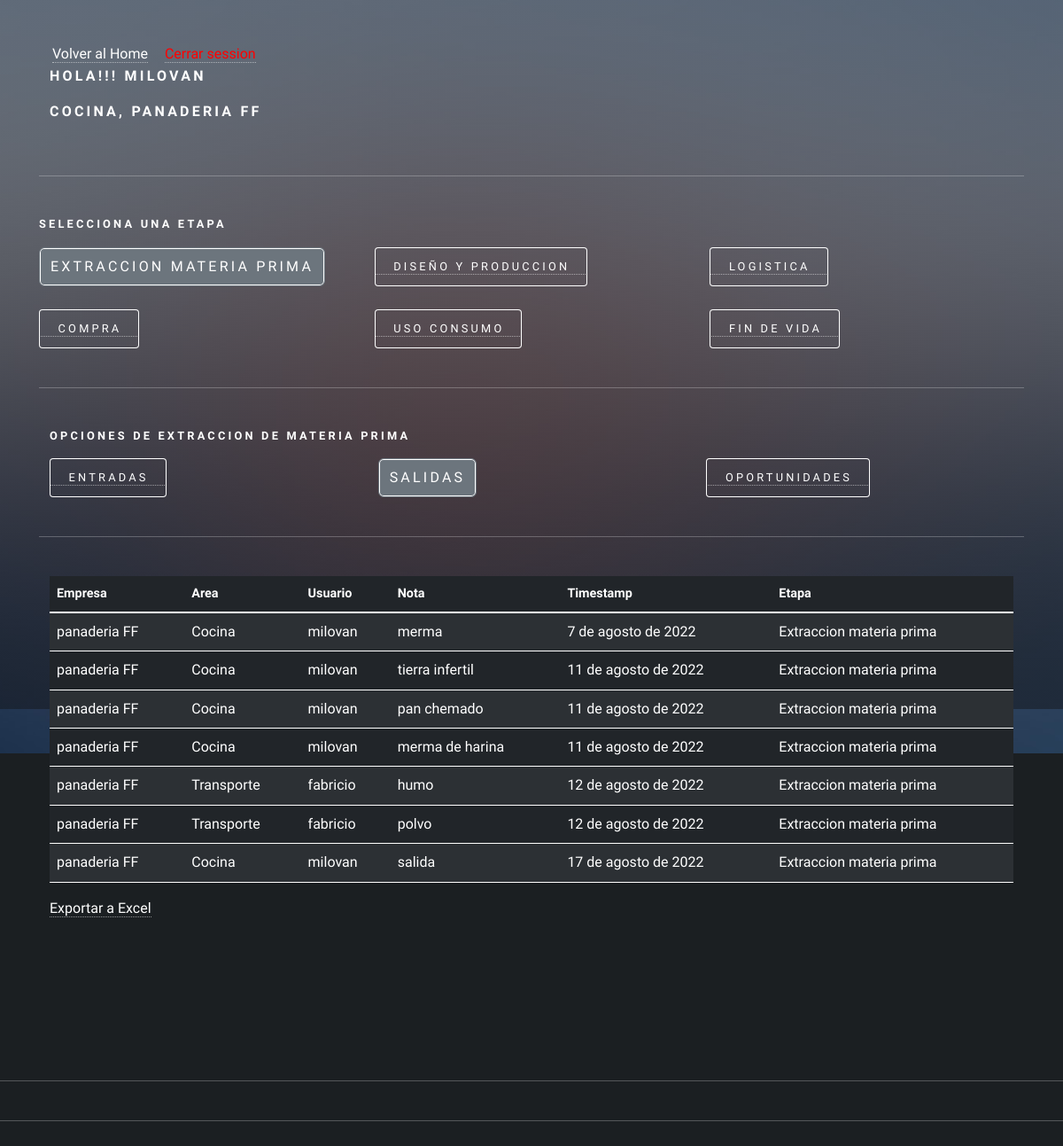
Page /administrador/salidas_extraccion (signed in) on the earlier database version.
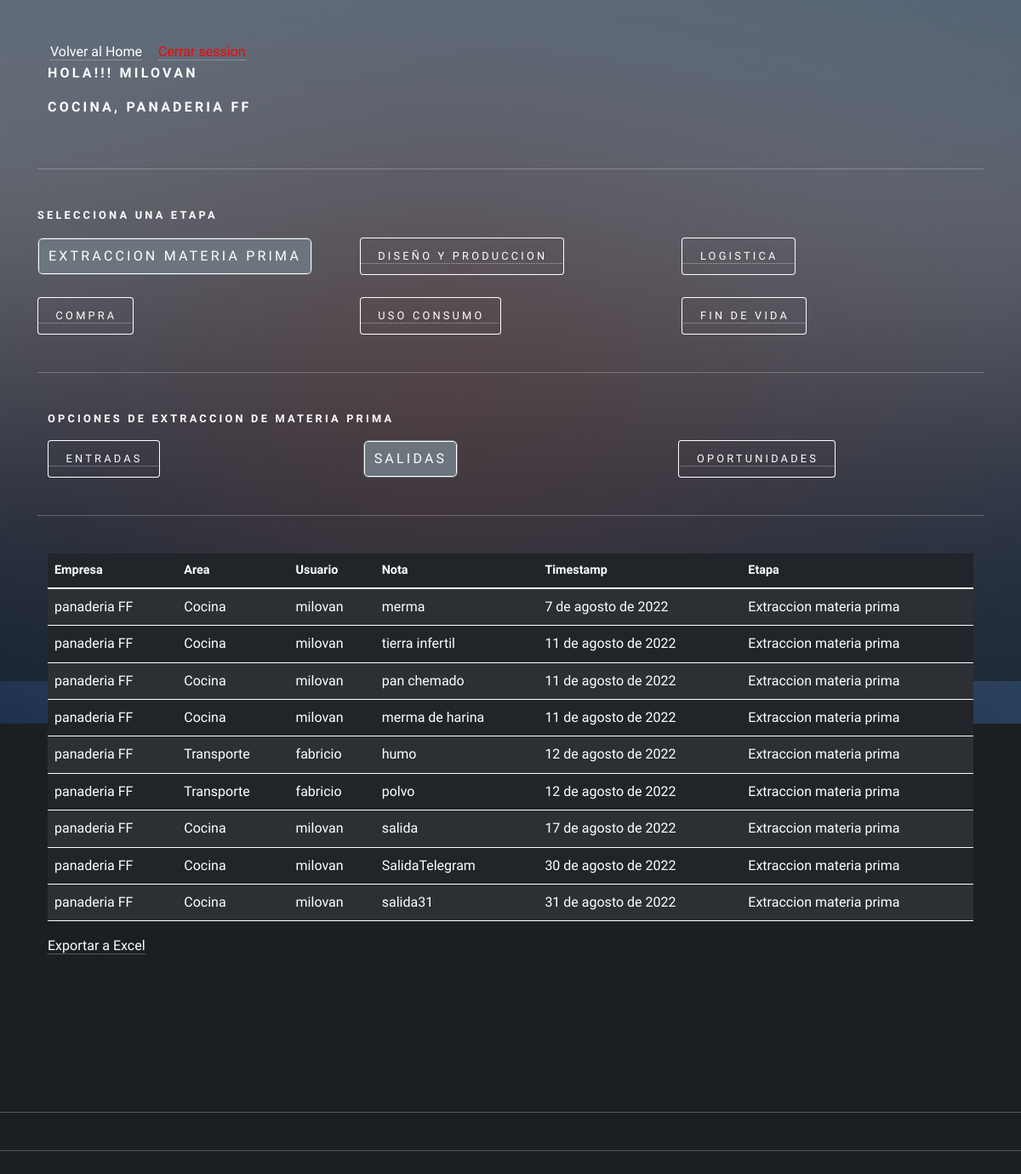
Same page on the later database version.
### app/models.py (models this page shows, shortened)
class RegistroTrabajador(models.Model):
    id_registro = models.AutoField(primary_key=True)
    id_usuario = models.ForeignKey(Usuario, on_delete=models.CASCADE)
    descripcion = models.TextField(max_length=160)
    id_area = models.ForeignKey(AreaEmpresa, on_delete=models.CASCADE)

class AreaEmpresa(models.Model):
    id_area = models.AutoField(primary_key=True)
    nombre  = models.CharField(max_length=20)
    productos = models.CharField(max_length=50)
    id_empresa = models.ForeignKey(Empresa, on_delete=models.CASCADE)
    def nombre_area(self):
        return "{}, {}". format(self.nombre, self.id_empresa)
    def __str__(self):
        return self.nombre_area()

class Empresa(models.Model):
    id_empresa = models.AutoField(primary_key=True)
    nombre  = models.CharField(max_length=20)
    def __str__(self):
        return self.nombre

class Salida(models.Model):
    id_salida = models.AutoField(primary_key=True)
    nombre  = models.CharField(max_length=50)
    fecha =  models.DateField(auto_now_add=True)
    etapa = models.ForeignKey(Etapa, on_delete=models.CASCADE)
    usuario =models.ForeignKey(Usuario, on_delete=models.CASCADE)
    id_area = models.ForeignKey(AreaEmpresa, on_delete=models.CASCADE)

class Etapa(models.Model):
    id_etapa = models.AutoField(primary_key=True)
    nombre  = models.CharField(max_length=50)
    fecha_inicio  = models.DateField()
    fecha_termino  = models.DateField()
    area = models.ForeignKey(AreaEmpresa, on_delete=models.CASCADE)
    ciclo = models.ForeignKey(CicloArea, on_delete=models.CASCADE)
    activo = models.BooleanField()
    def __str__(self):
        return self.nombre

### user/models.py (models this page shows, shortened)
class Usuario(AbstractUser):
    telefono = models.IntegerField(null=True)
    id_telegram = models.CharField(max_length=100, null=True, default=0)
    def __str__(self):
        return self.username

### administrador/views.py (the view)
# urls.py: path('salidas_extraccion', SalidasExtraccion, name='salidas_extraccion'),
def SalidasExtraccion(request):
        if request.user.is_authenticated:
                registros = RegistroTrabajador.objects.filter(id_usuario=request.user)
                etapa = Etapa.objects.values_list("id_etapa", flat=True).filter(nombre="Extraccion materia prima")
                entradas = Salida.objects.all()
                empresaArea = RegistroTrabajador.objects.all()
                print(etapa)
                data = {
                'registros': registros,
                'entradas': entradas,
                'empresaArea':empresaArea
                }
                return render(request,'extraccion/salida/tabla_salida.html', data)
        else:
                return render(request, 'extraccion/salida/tabla_salida.html')

### administrador/templates/extraccion/salida/tabla_salida.html (shortened to what this page needs)
{% extends 'autodiagnostico/extraccion/home_extraccion.html' %}
{% load static %}
{% load crispy_forms_tags %}
{% block extraccion %}
<div class="container">
    <table class="table table-dark table-striped">
        <thead>
            <tr>
                <th scope="col">Empresa</th>
                <th scope="col">Area</th>
                <th scope="col">Usuario</th>
                <th scope="col">Nota</th>
                <th scope="col">Timestamp</th>
                <th scope="col">Etapa</th>
            </tr>
        </thead>
        <tbody>
            {% for p in entradas  %}
                {% for e  in empresaArea  %}
                        {% if p.usuario == e.id_usuario and p.etapa.nombre == "Extraccion materia prima" %}
                            <tr>
                                <td>{{ e.id_area.id_empresa }}</td>
                                <td>{{ e.id_area.nombre }}</td>
                                <td>{{ p.usuario}}</td>
                                <td>{{ p.nombre}}</td>
                                <td>{{ p.fecha }}</td>
                                <td>{{ p.etapa }}</td>
                            </tr>
                        {% endif %}
                    {% endfor %}
               {% endfor %}
        </tbody>
    </table>
    <a href="{% url 'reporte_salidas' %}">Exportar a Excel</a>
</div>
{% endblock extraccion %}

### app/templates/autodiagnostico/auto_diagnostico.html (shortened to what this page needs)
{% load static %}
<!DOCTYPE HTML>
<html>
<head>
    <link href="https://cdn.jsdelivr.net/npm/bootstrap@5.2.0/dist/css/bootstrap.min.css" rel="stylesheet"
>
    <link rel="stylesheet" href="{% static 'css/main.css' %}" />
    <link rel="stylesheet" href="{% static 'css/style.css' %}">
</head>
<body class="is-preload">
    <div id="wrapper">
        <div class="container-sm">
            {% if user.is_authenticated %}
            <a id="home_admin" href="{% url 'home' %}">Volver al Home</a>  <a href="{% url 'logout' %}" id="cerrarSesion">Cerrar session</a>
            {% if registros %}
            <div class="container-sm">
                <div class="row">
                    {% if user.is_staff %}
                    <h3>Hola!! Administrador </h3>
                    <h3>{{ user.username }}</h3>
                    {% else %}
                        {% for i in registros %}
                            <h3>Hola!!! {{user.username}}</h3>
                            <h3>{{i.id_area}}</h3>
                        {% endfor %}
                    {% endif %}
                </div>
            </div>
            <hr>
            <h4>Selecciona una Etapa</h4>
            <div class="row">
                <div class="col">
                    <a href="{% url 'extraccion_materiaPrima' %}"><button type="button" id="extraccion">Extraccion
                            Materia Prima</button></a>
                </div>
                <div class="col">
                    <a href="{% url 'diseño_Produccion' %}"><button type="button" id="diseño">Diseño y
                            produccion</button></a>
                </div>
                <div class="col">
                    <a href="{% url 'logistica' %}"><button type="button" id="logistica">Logistica</button></a>
                </div>
            </div>
            <br>
            <div class="row">
                <div class="col">
                    <a href="{% url 'compra' %}"><button type="button" id="compra">Compra</button></a>
                </div>
                <div class="col">
                    <a href="{% url 'uso_consumo' %}"><button type="button" id="uso">Uso consumo</button></a>
                </div>
                <div class="col">
                    <a href="{% url 'fin_vida' %}"><button type="button" id="fin">Fin de vida</button></a>
                </div>
            </div>
            <hr>
            {% block body %}{% endblock %}
        </div>
        {% else %}
        <h1>Registra la empresa y el area a la que perteneces!!!!</h1>
        <a href="{% url 'agregar_Area' user.id  %}"><button type="button">Aqui</button></a>
        {% endif %}
        {% else %}
        <h1>Inicia Session</h1>
        <p>Para acceder a tu Auto Diagnostico </p>
        <a href="{% url 'login'  %}"><button type="button">Inicia Session</button></a>
        {% endif %}
    </div>
    <hr>
    <hr>
    <br>
    <br>
    <div id="bg"></div>
</body>
</html>

Differences in the rows shown:
added Salida: usuario "milovan", nombre "SalidaTelegram", fecha "30 de agosto de 2022", etapa "Extraccion materia prima", RegistroTrabajador (id_area.id_empresa "panaderia FF", id_area.nombre "Cocina")
added Salida: usuario "milovan", nombre "salida31", fecha "31 de agosto de 2022", etapa "Extraccion materia prima", RegistroTrabajador (id_area.id_empresa "panaderia FF", id_area.nombre "Cocina")
